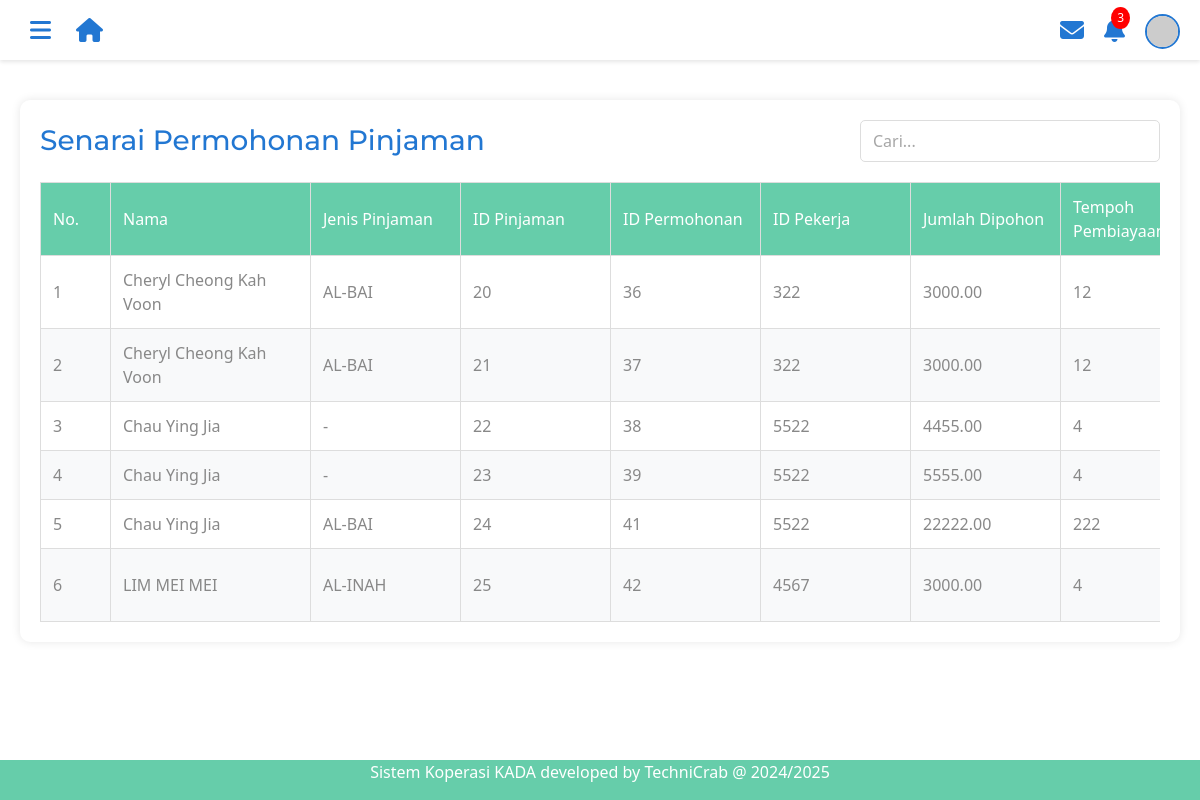
The app's page /senaraipembiayaan.php, older data.
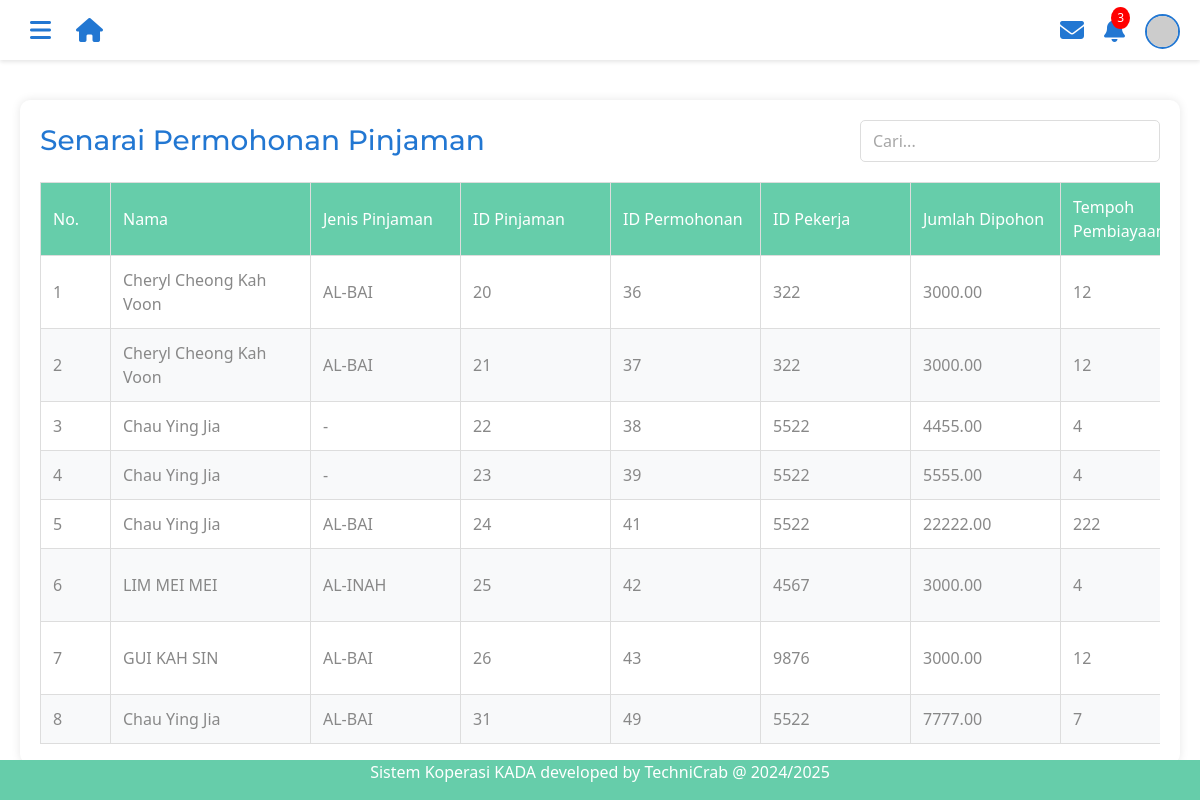
The same page, newer data.
### tables this page shows
CREATE TABLE `tb_loan` (
  `loanType` varchar(30) NOT NULL,
  `loanID` int(11) NOT NULL,
  `loanApplicationID` int(11) NOT NULL,
  `employeeID` int(4) NOT NULL,
  `amountRequested` decimal(10,2) NOT NULL COMMENT 'amount that want to pinjam',
  `financingPeriod` int(11) NOT NULL,
  `monthlyInstallments` decimal(10,2) NOT NULL,
  `employerName` varchar(100) NOT NULL,
  `employerIC` varchar(14) NOT NULL,
  `basicSalary` decimal(10,2) NOT NULL,
  `netSalary` decimal(10,2) NOT NULL,
  `netSalaryFile` varchar(255) NOT NULL,
  `balance` decimal(10,2) DEFAULT NULL,
  `created_at` timestamp NOT NULL DEFAULT current_timestamp(),
  `updated_at` timestamp NOT NULL DEFAULT current_timestamp() ON UPDATE current_timestamp()
);

CREATE TABLE `tb_member` (
  `employeeID` int(4) NOT NULL,
  `memberName` varchar(255) NOT NULL,
  `email` varchar(255) DEFAULT NULL COMMENT 'Email address',
  `ic` varchar(20) NOT NULL,
  `maritalStatus` varchar(20) NOT NULL,
  `sex` varchar(10) DEFAULT NULL,
  `religion` varchar(50) DEFAULT NULL,
  `nation` varchar(50) DEFAULT NULL,
  `no_pf` varchar(50) DEFAULT NULL,
  `position` varchar(100) DEFAULT NULL COMMENT 'Job position',
  `phoneNumber` varchar(20) DEFAULT NULL COMMENT 'Primary contact number',
  `phoneHome` varchar(20) DEFAULT NULL COMMENT 'Home contact number',
  `monthlySalary` decimal(10,2) DEFAULT NULL COMMENT 'Monthly salary amount',
  `created_at` timestamp NOT NULL DEFAULT current_timestamp(),
  `updated_at` timestamp NOT NULL DEFAULT current_timestamp() ON UPDATE current_timestamp()
);

### senaraipembiayaan.php (the view, shortened to what this page needs)
<!DOCTYPE html>
<html lang="en">
<head>
  <link href="css/bootstrap.min (1).css" rel="stylesheet">
  <link rel="stylesheet" href="https://cdnjs.cloudflare.com/ajax/libs/font-awesome/6.5.1/css/all.min.css">
</head>
<body>
<div class="main-header">
    <div class="header-left">
        <button class="menu-button" id="menuButton">
            <i class="fas fa-bars"></i>
        </button>
        <a href="adminmainpage.php" class="home-button">
            <i class="fas fa-home"></i>
        </a>
    </div>
    <div class="top-right-icons">
        <div class="icon-button">
            <i class="fas fa-envelope"></i>
        </div>
        <div class="icon-button">
            <i class="fas fa-bell"></i>
            <span class="notification-badge">3</span>
        </div>
        <div class="icon-button">
            <img src="https://randomuser.me/api/portraits/men/32.jpg" alt="Profile" class="profile-pic">
        </div>
    </div>
</div>
<div class="tables-container" style="margin-top: 80px; padding: 20px;">
    <div class="table-wrapper" style="width: 100%; background: white; padding: 20px; border-radius: 10px; box-shadow: 0 0 10px rgba(0,0,0,0.1);">
        <div class="table-header" style="display: flex; justify-content: space-between; align-items: center; margin-bottom: 20px;">
            <h3 style="color: rgb(34, 119, 210); margin: 0;">Senarai Permohonan Pinjaman</h3>
            <div class="search-container">
                <input type="text" id="searchInput" class="form-control" style="width: 300px;" placeholder="Cari...">
            </div>
        </div>
        <div class="table-responsive">
            <table class="custom-table" id="dataTable">
                <thead>
                    <tr>
                        <th>No.</th>
                        <th>Nama</th>
                        <th>Jenis Pinjaman</th>
                        <th>ID Pinjaman</th>
                        <th>ID Permohonan</th>
                        <th>ID Pekerja</th>
                        <th>Jumlah Dipohon</th>
                        <th>Tempoh Pembiayaan</th>
                    </tr>
                </thead>
                <tbody>
                    <?php
                    include 'dbconnect.php';
                    $sql = "SELECT l.*, m.memberName
                           FROM tb_loan l
                           LEFT JOIN tb_member m ON l.employeeID = m.employeeID";
                    $result = $conn->query($sql);
                    if ($result->num_rows > 0) {
                        $count = 1;
                        while($row = $result->fetch_assoc()) {
                            echo "<tr>";
                            echo "<td>" . $count . "</td>";
                            echo "<td>" . (empty($row['memberName']) ? '-' : $row['memberName']) . "</td>";
                            echo "<td>" . (empty($row['loanType']) ? '-' : $row['loanType']) . "</td>";
                            echo "<td>" . $row['loanID'] . "</td>";
                            echo "<td>" . $row['loanApplicationID'] . "</td>";
                            echo "<td>" . $row['employeeID'] . "</td>";
                            echo "<td>" . $row['amountRequested'] . "</td>";
                            echo "<td>" . $row['financingPeriod'] . "</td>";
                            echo "</tr>";
                            $count++;
                        }
                    } else {
                        echo "<tr><td colspan='15'>Tiada rekod ditemui</td></tr>";
                    }
                    ?>
                </tbody>
            </table>
        </div>
    </div>
</div>
<?php include 'footer.php';?>

### footer.php
<div class="footer">
  <p>Sistem Koperasi KADA developed by TechniCrab @ 2024/2025</p>
</div>
</body>
</html>

### senaraipembiayaan.php (style rules this page uses)
.footer { position: fixed; left: 0; bottom: 0; width: 100%; background-color: MediumAquamarine; color: white; text-align: center; }
.main-header { position: fixed; top: 0; left: 0; right: 0; height: 60px; background-color: white; box-shadow: 0 2px 4px rgba(0,0,0,0.1); display: flex; align-items: center; justify-content: space-between; padding: 0 20px; z-index: 999; }
.menu-button { background: none; border: none; font-size: 24px; color: rgb(34, 119, 210); cursor: pointer; padding: 10px; transition: transform 0.3s ease; }
.top-right-icons { display: flex; gap: 20px; align-items: center; }
.icon-button { color: rgb(34, 119, 210); font-size: 24px; cursor: pointer; transition: transform 0.3s ease; position: relative; }
.profile-pic { width: 35px; height: 35px; border-radius: 50%; object-fit: cover; border: 2px solid rgb(34, 119, 210); }
.notification-badge { position: absolute; top: -5px; right: -5px; background-color: red; color: white; border-radius: 50%; padding: 2px 6px; font-size: 12px; }
.header-left { display: flex; align-items: center; gap: 15px; }
.home-button { color: rgb(34, 119, 210); font-size: 24px; text-decoration: none; transition: transform 0.3s ease; }
.custom-table { width: 100%; border-collapse: collapse; white-space: normal; }
.custom-table th, .custom-table td { padding: 12px; text-align: left; border: 1px solid #ddd; min-width: 150px; word-wrap: break-word; white-space: normal; }
.custom-table th { background-color: MediumAquamarine; color: white; font-weight: 500; }
.custom-table tr:nth-child(even) { background-color: #f8f9fa; }
.table-wrapper { background: white; padding: 20px; border-radius: 10px; box-shadow: 0 0 10px rgba(0,0,0,0.1); }
.table-header { display: flex; justify-content: space-between; align-items: center; margin-bottom: 20px; }
.table-header h3 { color: rgb(34, 119, 210); margin: 0; }
.search-container input { border: 1px solid #ddd; border-radius: 5px; padding: 8px 12px; }
.custom-table th:nth-child(1), .custom-table td:nth-child(1) { min-width: 70px; }
.custom-table th:nth-child(2), .custom-table td:nth-child(2) { min-width: 200px; }
.custom-table th:nth-child(3), .custom-table td:nth-child(3) { width: 10%; }
.custom-table th:nth-child(4), .custom-table td:nth-child(4) { width: 8%; }
.custom-table th:nth-child(5), .custom-table td:nth-child(5) { width: 8%; }
.custom-table th:nth-child(6), .custom-table td:nth-child(6) { width: 8%; }
.custom-table th:nth-child(7), .custom-table td:nth-child(7) { width: 10%; }
.custom-table th:nth-child(8), .custom-table td:nth-child(8) { width: 8%; }
@media screen and (max-width: 1200px) { .table-responsive { overflow-x: auto; -webkit-overflow-scrolling: touch; } }
@media screen and (max-width: 1200px) { .custom-table { margin-bottom: 0; } }

Row changes from the older to the newer data that the page shows:
added tb_loan: tb_member.memberName "GUI KAH SIN", loanType "AL-BAI", loanID "26", loanApplicationID "43", employeeID "9876", amountRequested "3000.00", financingPeriod "12"
added tb_loan: tb_member.memberName "Chau Ying Jia", loanType "AL-BAI", loanID "31", loanApplicationID "49", employeeID "5522", amountRequested "7777.00", financingPeriod "7"
